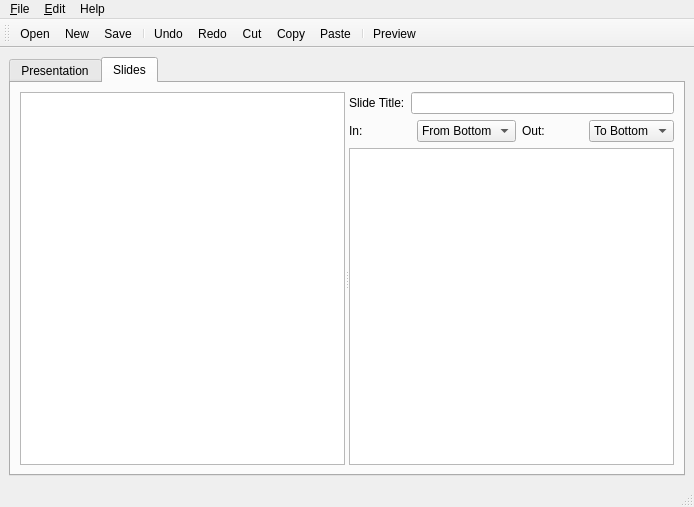
<ui version="4.0" >
 <class>MainWindow</class>
 <widget class="QMainWindow" name="MainWindow" >
  <property name="geometry" >
   <rect>
    <x>0</x>
    <y>0</y>
    <width>694</width>
    <height>507</height>
   </rect>
  </property>
  <property name="windowTitle" >
   <string>MainWindow</string>
  </property>
  <widget class="QWidget" name="centralwidget" >
   <layout class="QVBoxLayout" >
    <property name="margin" >
     <number>9</number>
    </property>
    <property name="spacing" >
     <number>6</number>
    </property>
    <item>
     <widget class="QTabWidget" name="tabWidget" >
      <property name="currentIndex" >
       <number>1</number>
      </property>
      <widget class="QWidget" name="presentation" >
       <attribute name="title" >
        <string>Presentation</string>
       </attribute>
       <layout class="QVBoxLayout" >
        <property name="margin" >
         <number>9</number>
        </property>
        <property name="spacing" >
         <number>6</number>
        </property>
        <item>
         <layout class="QHBoxLayout" >
          <property name="margin" >
           <number>0</number>
          </property>
          <property name="spacing" >
           <number>6</number>
          </property>
          <item>
           <layout class="QVBoxLayout" >
            <property name="margin" >
             <number>0</number>
            </property>
            <property name="spacing" >
             <number>6</number>
            </property>
            <item>
             <widget class="QLabel" name="label_2" >
              <property name="text" >
               <string>Presentation Title:</string>
              </property>
             </widget>
            </item>
            <item>
             <widget class="QLabel" name="label_3" >
              <property name="text" >
               <string>Presentation Subtitle:</string>
              </property>
             </widget>
            </item>
           </layout>
          </item>
          <item>
           <layout class="QVBoxLayout" >
            <property name="margin" >
             <number>0</number>
            </property>
            <property name="spacing" >
             <number>6</number>
            </property>
            <item>
             <widget class="QLineEdit" name="pres_title" />
            </item>
            <item>
             <widget class="QLineEdit" name="pres_subtitle" />
            </item>
           </layout>
          </item>
         </layout>
        </item>
        <item>
         <layout class="QVBoxLayout" >
          <property name="margin" >
           <number>0</number>
          </property>
          <property name="spacing" >
           <number>6</number>
          </property>
          <item>
           <widget class="QLabel" name="label_4" >
            <property name="text" >
             <string>Header:</string>
            </property>
           </widget>
          </item>
          <item>
           <widget class="QTextEdit" name="pres_header" />
          </item>
         </layout>
        </item>
        <item>
         <layout class="QVBoxLayout" >
          <property name="margin" >
           <number>0</number>
          </property>
          <property name="spacing" >
           <number>6</number>
          </property>
          <item>
           <widget class="QLabel" name="label_5" >
            <property name="text" >
             <string>Footer:</string>
            </property>
           </widget>
          </item>
          <item>
           <widget class="QTextEdit" name="pres_footer" />
          </item>
         </layout>
        </item>
       </layout>
      </widget>
      <widget class="QWidget" name="slides" >
       <attribute name="title" >
        <string>Slides</string>
       </attribute>
       <layout class="QVBoxLayout" >
        <property name="margin" >
         <number>9</number>
        </property>
        <property name="spacing" >
         <number>6</number>
        </property>
        <item>
         <widget class="QSplitter" name="splitter" >
          <property name="orientation" >
           <enum>Qt::Horizontal</enum>
          </property>
          <widget class="QListWidget" name="slide_list" >
           <property name="sizePolicy" >
            <sizepolicy>
             <hsizetype>1</hsizetype>
             <vsizetype>7</vsizetype>
             <horstretch>0</horstretch>
             <verstretch>0</verstretch>
            </sizepolicy>
           </property>
           <property name="autoFillBackground" >
            <bool>false</bool>
           </property>
           <property name="uniformItemSizes" >
            <bool>true</bool>
           </property>
          </widget>
          <widget class="QWidget" name="" >
           <layout class="QVBoxLayout" >
            <property name="margin" >
             <number>0</number>
            </property>
            <property name="spacing" >
             <number>6</number>
            </property>
            <item>
             <layout class="QHBoxLayout" >
              <property name="margin" >
               <number>0</number>
              </property>
              <property name="spacing" >
               <number>6</number>
              </property>
              <item>
               <widget class="QLabel" name="label" >
                <property name="text" >
                 <string>Slide Title:</string>
                </property>
               </widget>
              </item>
              <item>
               <widget class="QLineEdit" name="slide_title" />
              </item>
             </layout>
            </item>
            <item>
             <layout class="QHBoxLayout" >
              <property name="margin" >
               <number>0</number>
              </property>
              <property name="spacing" >
               <number>6</number>
              </property>
              <item>
               <widget class="QLabel" name="label_6" >
                <property name="text" >
                 <string>In:</string>
                </property>
               </widget>
              </item>
              <item>
               <widget class="QComboBox" name="in" >
                <item>
                 <property name="text" >
                  <string>From Bottom</string>
                 </property>
                </item>
                <item>
                 <property name="text" >
                  <string>From Left</string>
                 </property>
                </item>
                <item>
                 <property name="text" >
                  <string>From Right</string>
                 </property>
                </item>
                <item>
                 <property name="text" >
                  <string>From Top</string>
                 </property>
                </item>
                <item>
                 <property name="text" >
                  <string>Fade In</string>
                 </property>
                </item>
               </widget>
              </item>
              <item>
               <widget class="QLabel" name="label_7" >
                <property name="text" >
                 <string>Out:</string>
                </property>
               </widget>
              </item>
              <item>
               <widget class="QComboBox" name="out" >
                <item>
                 <property name="text" >
                  <string>To Bottom</string>
                 </property>
                </item>
                <item>
                 <property name="text" >
                  <string>To Left</string>
                 </property>
                </item>
                <item>
                 <property name="text" >
                  <string>To Right</string>
                 </property>
                </item>
                <item>
                 <property name="text" >
                  <string>To Top</string>
                 </property>
                </item>
                <item>
                 <property name="text" >
                  <string>Fade out</string>
                 </property>
                </item>
               </widget>
              </item>
             </layout>
            </item>
            <item>
             <widget class="QTextEdit" name="slide_text" >
              <property name="font" >
               <font>
                <family>Bitstream Vera Sans Mono</family>
               </font>
              </property>
             </widget>
            </item>
           </layout>
          </widget>
         </widget>
        </item>
       </layout>
      </widget>
     </widget>
    </item>
   </layout>
  </widget>
  <widget class="QMenuBar" name="menubar" >
   <property name="geometry" >
    <rect>
     <x>0</x>
     <y>0</y>
     <width>694</width>
     <height>31</height>
    </rect>
   </property>
   <widget class="QMenu" name="menu_File" >
    <property name="title" >
     <string>&amp;File</string>
    </property>
    <addaction name="actionNew" />
    <addaction name="separator" />
    <addaction name="action_Open" />
    <addaction name="action_Save" />
    <addaction name="actionSave_as" />
    <addaction name="separator" />
    <addaction name="actionExport_HTML" />
    <addaction name="actionPreview" />
    <addaction name="separator" />
    <addaction name="action_Quit" />
   </widget>
   <widget class="QMenu" name="menuHelp" >
    <property name="title" >
     <string>Help</string>
    </property>
    <addaction name="action_Contents" />
    <addaction name="actionAbout_Tobogan" />
   </widget>
   <widget class="QMenu" name="menu_Edit" >
    <property name="title" >
     <string>&amp;Edit</string>
    </property>
    <addaction name="actionUndo" />
    <addaction name="actionRedo" />
    <addaction name="separator" />
    <addaction name="actionCut" />
    <addaction name="actionCopy" />
    <addaction name="actionPaste" />
    <addaction name="actionDelete" />
    <addaction name="actionSelect_All" />
   </widget>
   <addaction name="menu_File" />
   <addaction name="menu_Edit" />
   <addaction name="menuHelp" />
  </widget>
  <widget class="QStatusBar" name="statusbar" />
  <widget class="QToolBar" name="toolBar" >
   <property name="orientation" >
    <enum>Qt::Horizontal</enum>
   </property>
   <attribute name="toolBarArea" >
    <number>4</number>
   </attribute>
   <addaction name="action_Open" />
   <addaction name="actionNew" />
   <addaction name="action_Save" />
   <addaction name="separator" />
   <addaction name="actionUndo" />
   <addaction name="actionRedo" />
   <addaction name="actionCut" />
   <addaction name="actionCopy" />
   <addaction name="actionPaste" />
   <addaction name="separator" />
   <addaction name="actionPreview" />
  </widget>
  <action name="action_Open" >
   <property name="icon" >
    <iconset resource="icons.qrc" >:/icons/icons/fileopen.png</iconset>
   </property>
   <property name="text" >
    <string>&amp;Open</string>
   </property>
   <property name="shortcut" >
    <string>Ctrl+O</string>
   </property>
  </action>
  <action name="action_Save" >
   <property name="icon" >
    <iconset resource="icons.qrc" >:/icons/icons/filesave.png</iconset>
   </property>
   <property name="text" >
    <string>&amp;Save</string>
   </property>
  </action>
  <action name="actionSave_as" >
   <property name="icon" >
    <iconset resource="icons.qrc" >:/icons/icons/filesaveas.png</iconset>
   </property>
   <property name="text" >
    <string>Save &amp;as</string>
   </property>
  </action>
  <action name="action_Quit" >
   <property name="icon" >
    <iconset resource="icons.qrc" >:/icons/icons/fileclose.png</iconset>
   </property>
   <property name="text" >
    <string>&amp;Quit</string>
   </property>
  </action>
  <action name="actionUndo" >
   <property name="icon" >
    <iconset resource="icons.qrc" >:/icons/icons/undo.png</iconset>
   </property>
   <property name="text" >
    <string>Undo</string>
   </property>
  </action>
  <action name="actionRedo" >
   <property name="icon" >
    <iconset resource="icons.qrc" >:/icons/icons/redo.png</iconset>
   </property>
   <property name="text" >
    <string>Redo</string>
   </property>
  </action>
  <action name="actionCut" >
   <property name="icon" >
    <iconset resource="icons.qrc" >:/icons/icons/editcut.png</iconset>
   </property>
   <property name="text" >
    <string>Cut</string>
   </property>
  </action>
  <action name="actionCopy" >
   <property name="icon" >
    <iconset resource="icons.qrc" >:/icons/icons/editcopy.png</iconset>
   </property>
   <property name="text" >
    <string>Copy</string>
   </property>
  </action>
  <action name="actionPaste" >
   <property name="icon" >
    <iconset resource="icons.qrc" >:/icons/icons/editpaste.png</iconset>
   </property>
   <property name="text" >
    <string>Paste</string>
   </property>
  </action>
  <action name="actionDelete" >
   <property name="text" >
    <string>Delete</string>
   </property>
  </action>
  <action name="actionSelect_All" >
   <property name="text" >
    <string>Select All</string>
   </property>
  </action>
  <action name="action_Contents" >
   <property name="text" >
    <string>&amp;Contents</string>
   </property>
   <property name="shortcut" >
    <string>F1</string>
   </property>
  </action>
  <action name="actionAbout_Tobogan" >
   <property name="text" >
    <string>About Tobogan</string>
   </property>
  </action>
  <action name="actionNew" >
   <property name="icon" >
    <iconset resource="icons.qrc" >:/icons/icons/filenew.png</iconset>
   </property>
   <property name="text" >
    <string>New</string>
   </property>
  </action>
  <action name="actionPreview" >
   <property name="icon" >
    <iconset resource="icons.qrc" >:/icons/icons/xeyes.png</iconset>
   </property>
   <property name="text" >
    <string>Preview</string>
   </property>
  </action>
  <action name="actionExport_HTML" >
   <property name="text" >
    <string>Export HTML</string>
   </property>
  </action>
 </widget>
 <resources>
  <include location="icons.qrc" />
 </resources>
 <connections/>
</ui>
